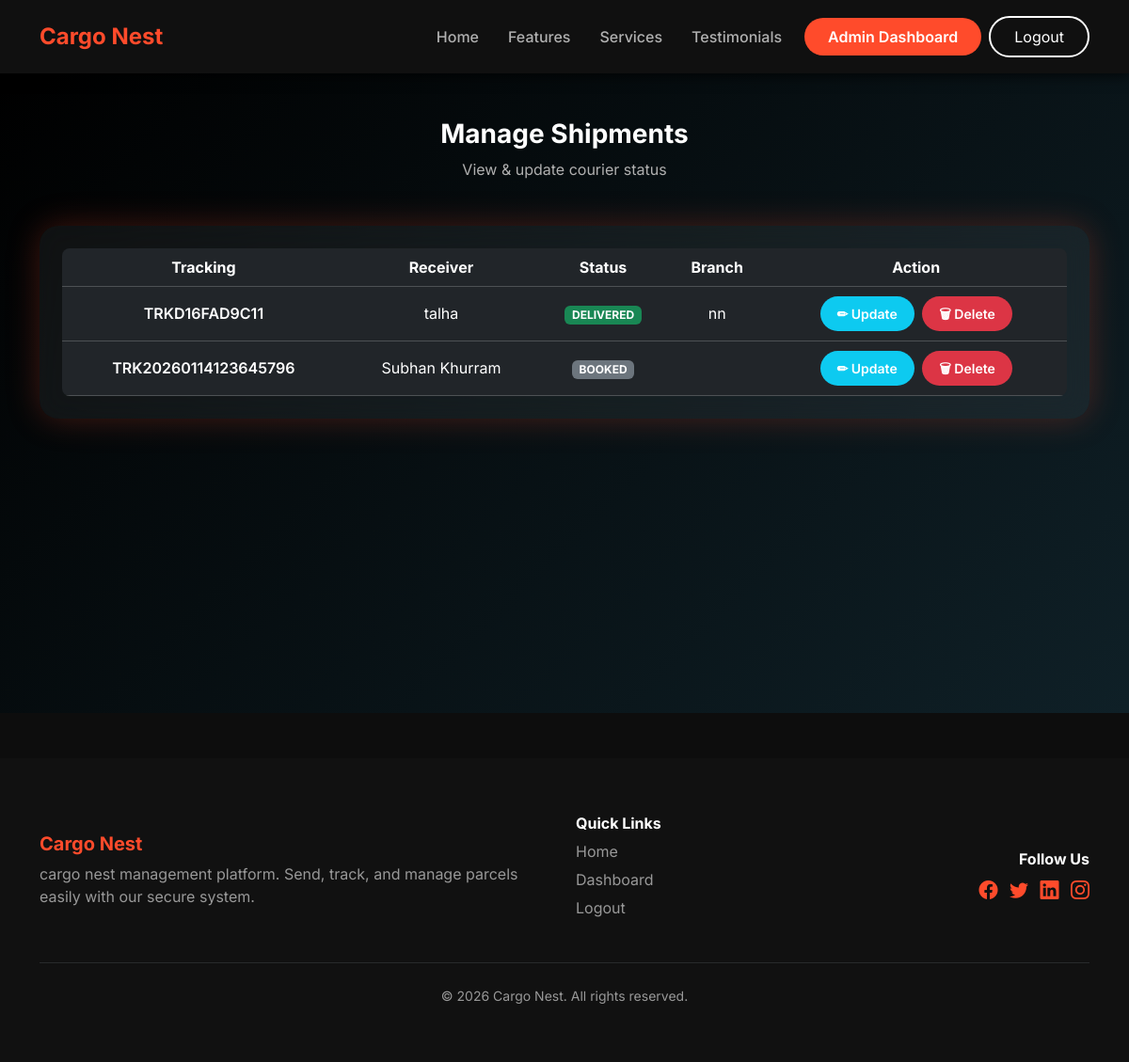
Before: /admin/manage_courier.php (signed in) with the older database file.
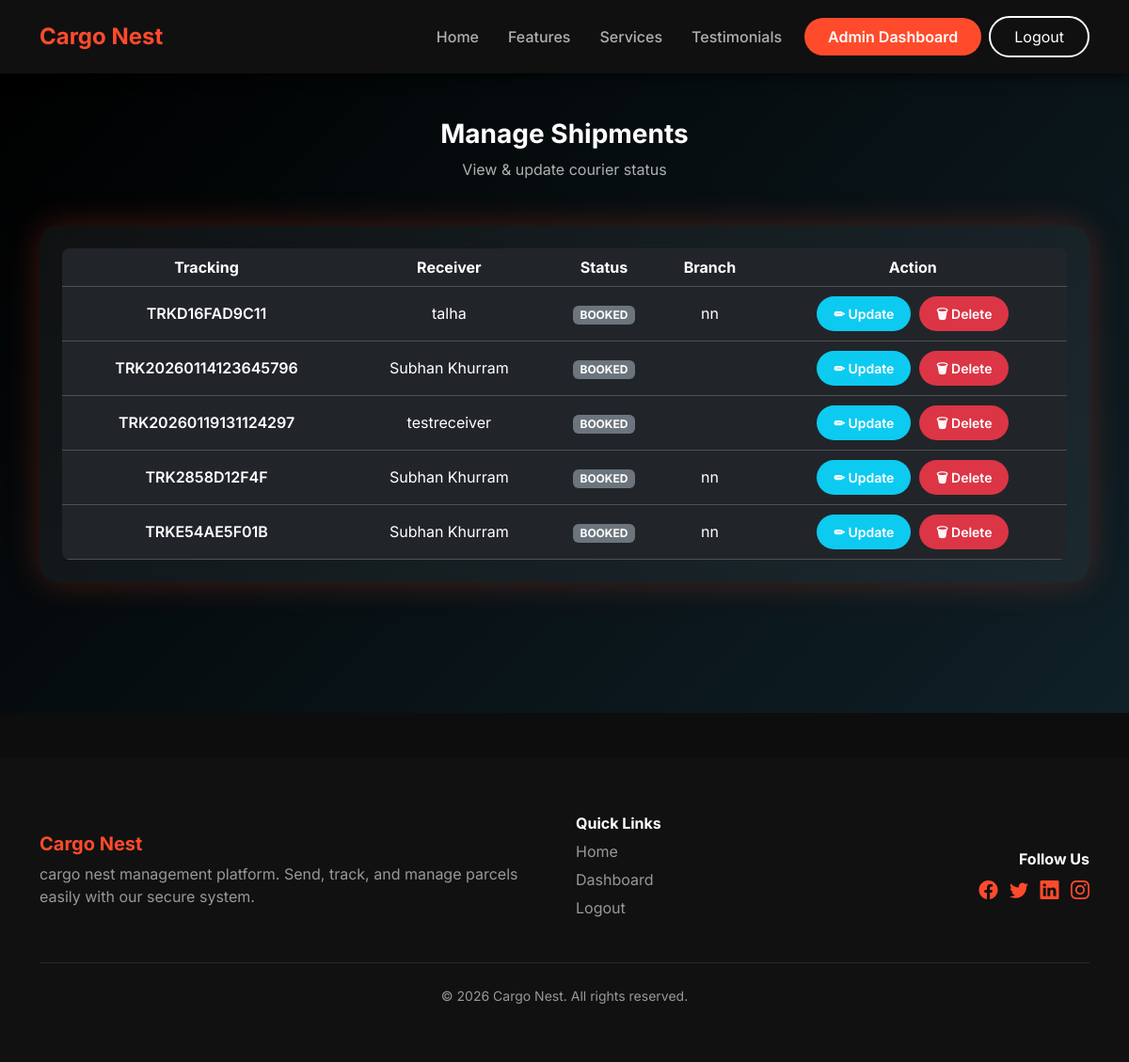
After: the same page with the newer database file.
### tables this page shows
CREATE TABLE `couriers` (
  `courier_id` int(11) NOT NULL,
  `tracking_number` varchar(50) NOT NULL,
  `sender_id` int(11) DEFAULT NULL,
  `receiver_name` varchar(100) DEFAULT NULL,
  `receiver_phone` varchar(15) DEFAULT NULL,
  `receiver_address` text DEFAULT NULL,
  `courier_type` varchar(50) DEFAULT NULL,
  `courier_company` varchar(50) DEFAULT NULL,
  `booking_date` date DEFAULT NULL,
  `expected_delivery` date DEFAULT NULL,
  `status` enum('BOOKED','IN_TRANSIT','DELIVERED') DEFAULT 'BOOKED',
  `created_by` int(11) DEFAULT NULL,
  `branch` varchar(50) DEFAULT NULL
);

### admin/manage_courier.php (the view, shortened to what this page needs)
<?php
include "../config/db.php";
include "../includes/header.php";
?>
<section class="auth-section py-5" style="min-height:85vh;">
<div class="container">
    <div class="text-center mb-5">
        <h3 class="fw-bold text-white">Manage Shipments</h3>
        <p class="text-gray mb-0">View & update courier status</p>
    </div>
    <div class="glass p-4">
        <div class="table-responsive">
            <table class="table table-dark table-hover align-middle mb-0 rounded-3 overflow-hidden">
                <thead>
                    <tr class="text-center text-accent">
                        <th>Tracking</th>
                        <th>Receiver</th>
                        <th>Status</th>
                        <th>Branch</th>
                        <th>Action</th>
                    </tr>
                </thead>
                <tbody>
                <?php
                $res = mysqli_query($conn,"SELECT * FROM couriers");
                while ($row = mysqli_fetch_assoc($res)) {
                ?>
                    <tr class="text-center">
                        <td class="fw-semibold text-white">
                            <?= $row['tracking_number'] ?>
                        </td>
                        <td><?= $row['receiver_name'] ?></td>
                        <td>
                            <span class="badge
                                <?= $row['status']=='DELIVERED' ? 'bg-success' :
                                   ($row['status']=='IN_TRANSIT' ? 'bg-warning text-dark' : 'bg-secondary') ?>">
                                <?= $row['status'] ?>
                            </span>
                        </td>
                        <td><?= $row['branch'] ?></td>
                        <td>
                            <a class="neo-btn info small"
                               href="update_courier.php?id=<?= $row['courier_id'] ?>">
                                ✏ Update
                            </a>
                            <a class="neo-btn danger small"
                               onclick="return confirm('Delete shipment?')"
                               href="../actions/courier_action.php?delete=<?= $row['courier_id'] ?>">
                                🗑 Delete
                            </a>
                        </td>
                    </tr>
                <?php } ?>
                </tbody>
            </table>
        </div>
    </div>
</div>
</section>
<?php include "../includes/footer.php"; ?>

Changed rows visible on the page:
changed couriers "TRKD16FAD9C11": status "DELIVERED" → "BOOKED"
added couriers: tracking_number "TRK20260119131124297", receiver_name "testreceiver", status "BOOKED"
added couriers: tracking_number "TRK2858D12F4F", receiver_name "Subhan Khurram", status "BOOKED", branch "nn"
added couriers: tracking_number "TRKE54AE5F01B", receiver_name "Subhan Khurram", status "BOOKED", branch "nn"
